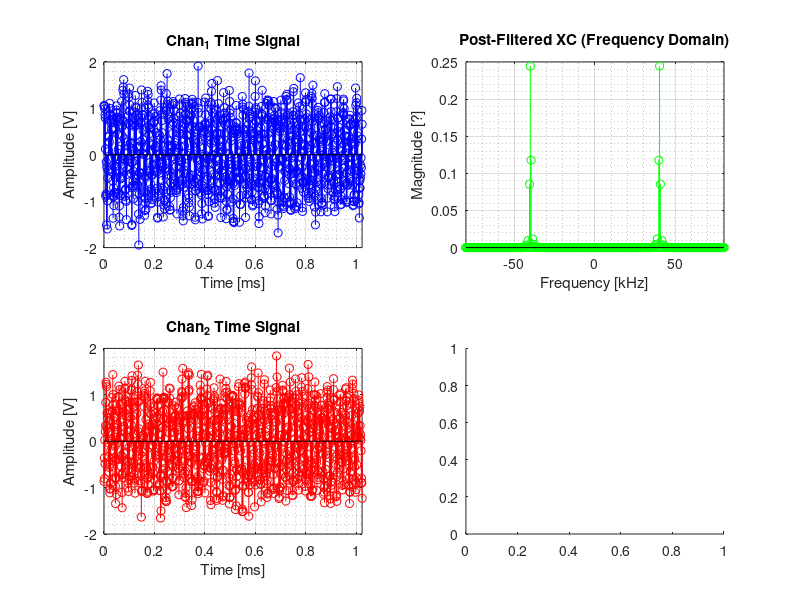

Write MATLAB code to recreate this figure. (Note: this script raises an error after producing the figure.)
close all;
clear all;
clc;

%%%%%%%%%%%%%%%%%%%%%%%%%%%%%%%%
%%%%%%%%%% USER INPUT %%%%%%%%%%
%%%%%%%%%%%%%%%%%%%%%%%%%%%%%%%%

% ADC
N = 2^10;% Total number of samples
fS = 1e6;% ADC sampling frequency [Hz]

% Ultrasonic Acoustic Bacon
fPing = 40e3;% Pinger frequency [Hz]
SNR_dB = 10;% Received signal signal-to-noise-ratio [dB]
t0 = 0.4/fPing;% Time delay [s]

% Digital BPF
BPF_fC = fPing;% Digital BPF center frequency [Hz]
BPF_W = 0.2*fPing;% Digital BPF bandwidth [Hz]

%%%%%%%%%%%%%%%%%%%%%%%%%%%%%%%%%%%%%%%%%%%%%%%%
%%%%%%%%%% CREATING SIMULATED SIGNALS %%%%%%%%%%
%%%%%%%%%%%%%%%%%%%%%%%%%%%%%%%%%%%%%%%%%%%%%%%%

% Creating time array
Ts = 1/fS;
t = 0:N-1;
t = Ts*t;

% Creating frequency array
T0 = (N-1)*Ts;
f0 = 1/T0;
f = -N:N-1;
f = f0/2*f;

% Transmitted waveforms
s1 = cos(2*pi*fPing*t);
s2 = cos(2*pi*fPing*(t-t0));

% Received waveforms
r1 = awgn(s1,SNR_dB);
r2 = awgn(s2,SNR_dB);

%%%%%%%%%%%%%%%%%%%%%%%%%%%%%%%%%%%%%%%
%%%%%%%%%% SIGNAL PROCESSING %%%%%%%%%%
%%%%%%%%%%%%%%%%%%%%%%%%%%%%%%%%%%%%%%%

% Non-circular convolution
R1 = fftshift(fft(r1,2*N));
R2 = fftshift(fft(fliplr(r2),2*N));% r2 is time reversed!

% Cross-correlation (frequency domain)
XC_f = R1.*R2 / (N^2);

% Bandpass Filtering
for i=1:length(f);
    if ( abs(f(i)) < BPF_fC - BPF_W/2 || abs(f(i)) > BPF_fC + BPF_W/2)
        XC_f(i) = 0;
    end
end

% Cross-correlation (time domain)
XC_t = ifft(ifftshift(XC_f),2*N) * (2*N);

% Estimating the time delay
[~,it0] = max(XC_t);
tDelay = -Ts*(-N+it0);% Corrected (should be -N-1+it0)

%%%%%%%%%%%%%%%%%%%%%%%%%%%%%%
%%%%%%%%%% PLOTTING %%%%%%%%%%
%%%%%%%%%%%%%%%%%%%%%%%%%%%%%%

fig1 = figure('units','normalized','outerposition',[0 0 1 1]);
    subplot(2,2,1);
        stem(t*1e3,r1,'-b');
        grid on;
        grid minor;
        xlim([t(1)*1e3,t(end)*1e3]);
        xlabel('Time [ms]');
        ylabel('Amplitude [V]');
        title('Chan_1 Time Signal');
    subplot(2,2,3);
        stem(t*1e3,r2,'-r');
        grid on;
        grid minor;
        xlim([t(1)*1e3,t(end)*1e3]);
        xlabel('Time [ms]');
        ylabel('Amplitude [V]');
        title('Chan_2 Time Signal');
    subplot(2,2,2);
        stem(f/1e3,abs(XC_f),'-g');
        grid on;
        grid minor;
        xlim([-2*fPing/1e3,2*fPing/1e3]);
        xlabel('Frequency [kHz]');
        ylabel('Magnitude [?]');
        title('Post-Filtered XC (Frequency Domain)');
    subplot(2,2,4);
        stem(Ts*(-N:N-1)*1e6,XC_t,'-M');
        grid on;
        grid minor;
        xlim([-2*t0*1e6,2*t0*1e6]);
        xlabel('Time [\mus]');
        ylabel('Correlation Coefficient (\rho)');
        title('XC (Time Domain)');
